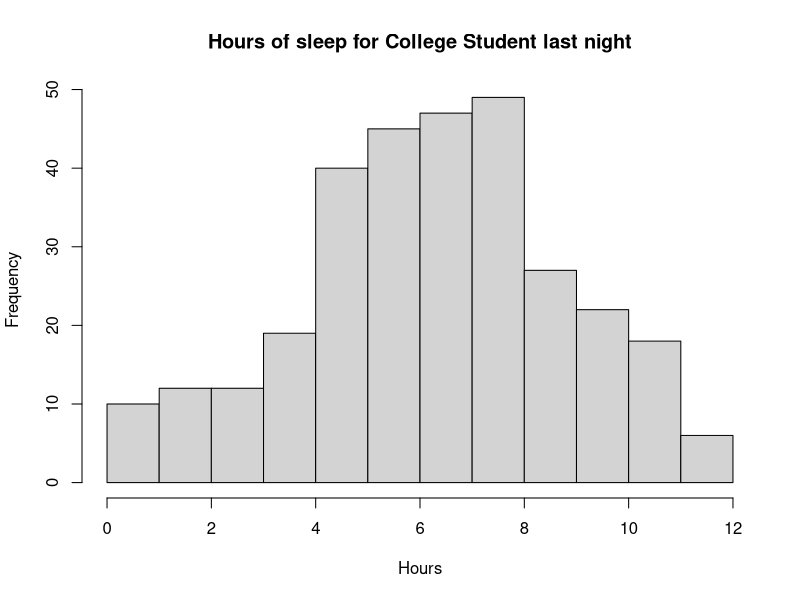
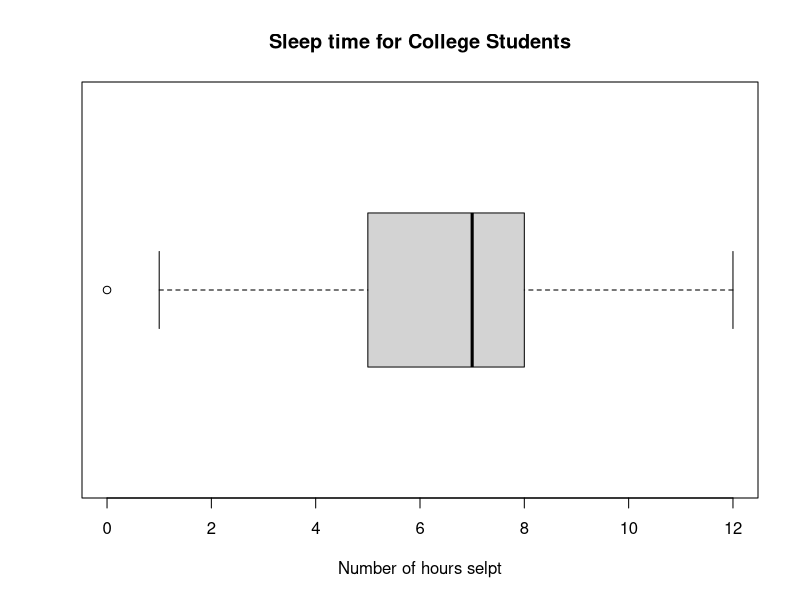
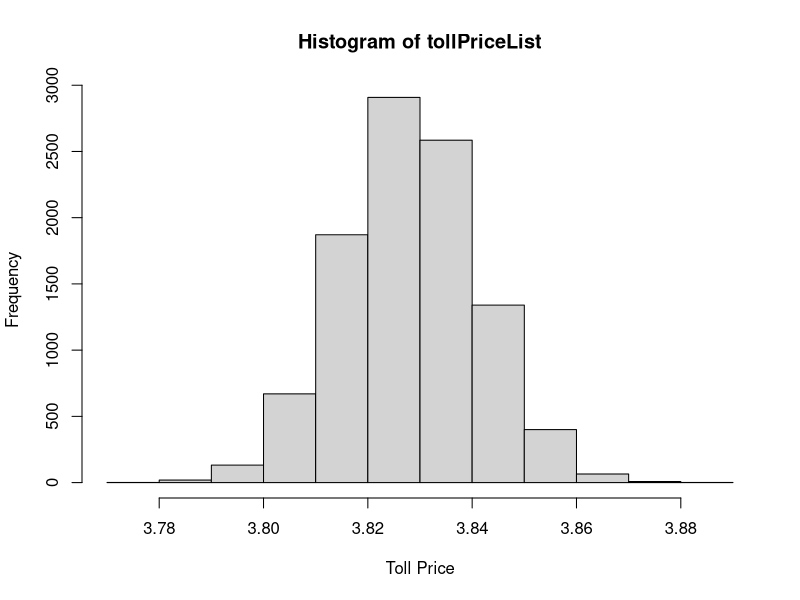

Here is the R script that generated these plots, in order:
sleepData <- read.table("sleepData.txt", header = T)

par(mfrow=c(1,1))
hist(sleepData[,2], breaks = 12, main ="Hours of sleep for College Student last night", xlab ="Hours")
boxplot(sleepData[,2], horizontal = TRUE, xlab="Number of hours selpt", main="Sleep time for College Students")
boxplot.stats(sleepData[,2])
summary(sleepData)

?hist
?boxplot


#Problem 2

#chance of having more than 325 vehicles per 30 min, during rush hour (7AM-10AM, 4PM-7PM)
#the average is 10/min, the chances of having more than 325 in a 30 minute period:
ppois((325/30), lambda = 10, lower=FALSE) 

#chance of having more than 325 vehicles per 30 min, during non-rush hour (10AM-4PM)
#the average is 3/min, the chances of having more than 325 in a 30 minute period
ppois((325/30), lambda = 3, lower=FALSE) 

#chance of having more than 325 vehicles per 30 min, during all other hours
#the average is 8/hr, the chances of having more than 325 in a 30 minute period
ppois((325/30), lambda = 8/60, lower=FALSE) 

tollPriceList<-0
VEHSUMAVE<-0
VHNRSUMAVE<-0

for(i in 1:10000){
  
#random number of vehicles in a 30 minutes window, during rush hours
VEH1 = sum(rpois(30, 10))
VEH2 = sum(rpois(30, 10))
VEH3 = sum(rpois(30, 10))
VEH4 = sum(rpois(30, 10))
VEH5 = sum(rpois(30, 10))
VEH6 = sum(rpois(30, 10))
VEH7 = sum(rpois(30, 10))
VEH8 = sum(rpois(30, 10))
VEH9 = sum(rpois(30, 10))
VEH10 = sum(rpois(30, 10))
VEH11 = sum(rpois(30, 10))
VEH12 = sum(rpois(30, 10))
VEHSUM = sum(VEH1+VEH2+VEH3+VEH4+VEH5+VEH6+VEH7+VEH8+VEH9+VEH10+VEH11+VEH12)

#random number of vehicles in a 30 minutes window, during non rush hours
VHNR1 = sum(rpois(30, 3))
VHNR2 = sum(rpois(30, 3))
VHNR3 = sum(rpois(30, 3))
VHNR4 = sum(rpois(30, 3))
VHNR5 = sum(rpois(30, 3))
VHNR6 = sum(rpois(30, 3))
VHNR7 = sum(rpois(30, 3))
VHNR8 = sum(rpois(30, 3))
VHNR9 = sum(rpois(30, 3))
VHNR10 = sum(rpois(30, 3))
VHNR11 = sum(rpois(30, 3))
VHNR12 = sum(rpois(30, 3))
VHNRSUM = sum(VHNR1+VHNR2+VHNR3+VHNR4+VHNR5+VHNR6+VHNR7+VHNR8+VHNR9+VHNR10+VHNR11+VHNR12)

#random number of vehicles in a 30 minutes window, during other hours outside 7AM to 7PM
VHELSE1 = sum(rpois(60, 8/60))
VHELSE2 = sum(rpois(60, 8/60))
VHELSE3 = sum(rpois(60, 8/60))
VHELSE4 = sum(rpois(60, 8/60))
VHELSE5 = sum(rpois(60, 8/60))
VHELSE6 = sum(rpois(60, 8/60))
VHELSE7 = sum(rpois(60, 8/60))
VHELSE8 = sum(rpois(60, 8/60))
VHELSE9 = sum(rpois(60, 8/60))
VHELSE10 = sum(rpois(60, 8/60))
VHELSE11 = sum(rpois(60, 8/60))
VHELSE12 = sum(rpois(60, 8/60))
VHOTHERSUM = sum(VHELSE1+VHELSE2+VHELSE3+VHELSE4+VHELSE5+VHELSE6+VHELSE7+VHELSE8+VHELSE9+VHELSE10+VHELSE11+VHELSE12)


#1-4wheels, 2-semi (more than 4 wheels)
fourWheelRushHour = sample(0:1, size=VEHSUM, replace=TRUE, prob=c(.25,.75))
sum(fourWheelRushHour)
semiTruckRushHour = VEHSUM - sum(fourWheelRushHour)

fourWheelNonRushHour = sample(0:1, size=VHNRSUM, replace=TRUE, prob=c(.25,.75))
sum(fourWheelNonRushHour)
semiTruckNonRushHour = VHNRSUM - sum(fourWheelNonRushHour)

fourWheelOtherHour = sample(0:1, size=VHOTHERSUM, replace=TRUE, prob=c(.25,.75))
sum(fourWheelOtherHour)
semiTruckOtherHour = VHOTHERSUM - sum(fourWheelOtherHour)

totalCars=sum(fourWheelRushHour)+
  semiTruckRushHour+
  sum(fourWheelNonRushHour)+
  semiTruckNonRushHour+
  sum(fourWheelOtherHour)+
  semiTruckOtherHour

totalTollPaid=(sum(fourWheelRushHour)*3*(1-.417))+(sum(fourWheelRushHour)*(3*1.25)*(.417))+
(sum(semiTruckRushHour)*5*(1-.417))+(sum(semiTruckRushHour)*(5*1.25)*(.417))+
(sum(fourWheelNonRushHour)*3*(1-.417))+(sum(fourWheelNonRushHour)*(3*1.25)*(.417))+
(sum(semiTruckNonRushHour)*5*(1-.0003))+(sum(semiTruckNonRushHour)*(5*1.25)*(.0003))+
(sum(fourWheelOtherHour)*3)+
(sum(semiTruckOtherHour)*5)

#average price
tollPriceList[i] = (totalTollPaid/totalCars)
VEHSUMAVE[i] = (VEHSUM)
VHNRSUMAVE[i] = (VHNRSUM)

}

mean(tollPriceList)
sd(tollPriceList)

mean(VEHSUMAVE)
mean(VHNRSUMAVE)

par(mfrow=c(1,1))
hist(tollPriceList, xlab="Toll Price")

#For rush hours
(ppois((350/30), lambda = 10))-(1-(ppois((325/30), lambda = 10, lower=FALSE)))
#For 10AM to 4PM
(ppois((350/30), lambda = 3))-(1-(ppois((325/30), lambda = 3, lower=FALSE)))
